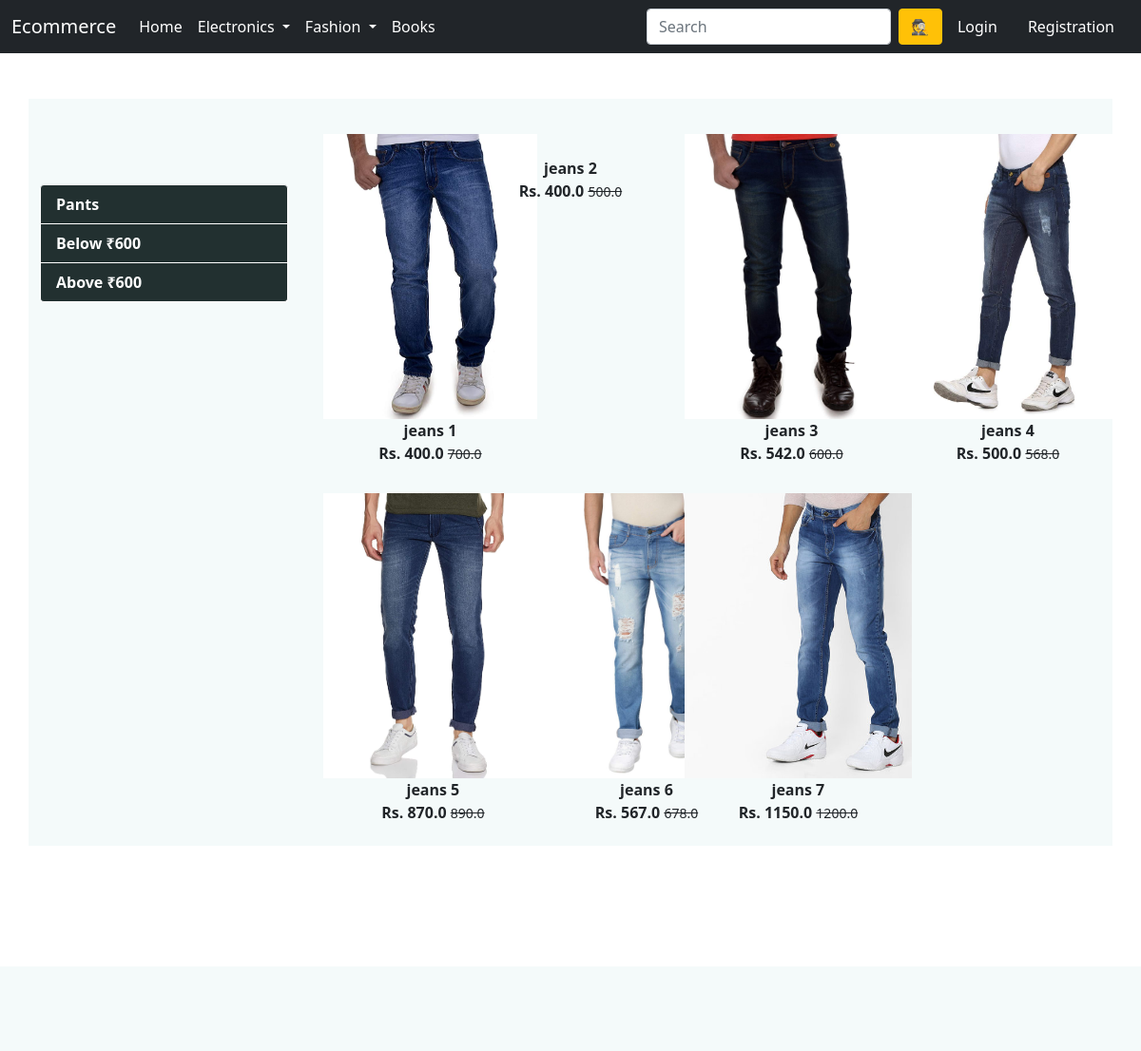
The app's page /bottomwear/ with its own data.
### app/models.py (models this page shows)
class Product(models.Model):
    title = models.CharField(max_length=100)
    selling_price = models.FloatField()
    discounted_price = models.FloatField()
    description = models.TextField()
    brand = models.CharField(max_length=100)
    category = models.CharField(choices=CATEGORY_CHOICES,max_length=2)
    product_image = models.ImageField(upload_to='productimg')

### app/views.py (the view)
# urls.py: path('bottomwear/', views.bottomwear, name='bottomwear'),
def bottomwear(request,data=None):
    if data == None:
        bottomwear = Product.objects.filter(category='BW')
    elif data == 'below':
        bottomwear = Product.objects.filter(category='BW').filter(discounted_price__lt=600)
    elif data == 'above':
        bottomwear = Product.objects.filter(category='BW').filter(discounted_price__gt=600)
    return render(request, 'app/bottomwears.html',{'bottomwear': bottomwear})

### app/templates/app/bottomwears.html (shortened to what this page needs)
{% extends 'app/base.html' %}
{% load static %}
{% block main-content %}
<div class="container my-5">
 <div class="row">
  <div class="col-sm-3 mm">
      <div class="list-group">
          <a href="{% url 'bottomwear' %}" class="list-group-item  list-css list-group-item-action"
          aria-current="true">Pants</a>
          <a href="{% url 'bottomwears' 'below' %}"
          class="list-group-item  list-css list-group-item-action">Below ₹600</a>
          <a href="{% url 'bottomwears' 'above' %}"
          class="list-group-item list-css list-group-item-action">Above ₹600</a>
      </div>
  </div>
  <div class="col-sm-8 kkk">
    <div class="row">
        {% for product in bottomwear %}
        <div class="col-sm-3 text-center mb-3">
            <a href="{% url 'product-detail' product.id %}" class="btn">
                <div class="item">
                    <img src="{{product.product_image.url}}"
                    alt="" height="300" class="">
                    <div class="fw-bold">{{product.title}}</div>
                    <div class="fw-bold">Rs. {{product.discounted_price}}
                    <small class="fw-light text-decoration-line-through">
                        {{product.selling_price}}</small></div>
                </div>
            </a>
        </div>
            {% endfor %}
        </div>
    </div>
</div>
{% endblock main-content %}

### app/static/app/css/index.css (style rules this page uses)
.mm { margin-top: 90px; }
.list-css { background-color:#223030; color: white; font-weight: bold; border: 1px solid white; }
.container { background-color:rgb(244, 250, 250); margin-top: 10px; }
.kkk { margin-top: 30px; }

### records on screen
Product: product_image (picture), title "jeans 1", discounted_price "400.0", selling_price "700.0"
Product: title "jeans 2", discounted_price "400.0", selling_price "500.0"
Product: product_image (picture), title "jeans 3", discounted_price "542.0", selling_price "600.0"
Product: product_image (picture), title "jeans 4", discounted_price "500.0", selling_price "568.0"
Product: product_image (picture), title "jeans 5", discounted_price "870.0", selling_price "890.0"
Product: product_image (picture), title "jeans 6", discounted_price "567.0", selling_price "678.0"
Product: product_image (picture), title "jeans 7", discounted_price "1150.0", selling_price "1200.0"
